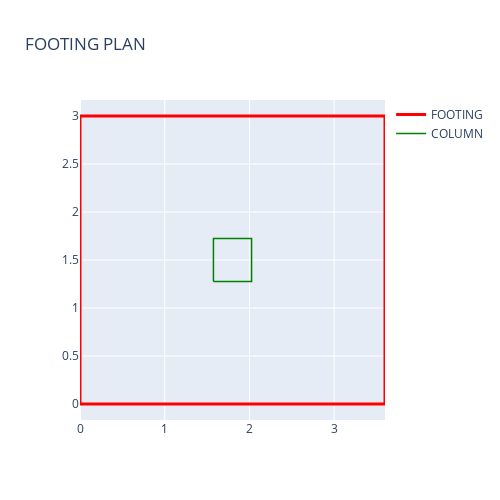

The cell this chart's notebook holds for it:
### Markdown cell above
#### Display the foundation geometry

### Code cell
fdn.plot_geometry()

### Figure 1 — Plotly figure (JSON) as saved in the notebook; plotly's stock layout.template omitted (floating-point values rounded to 4 significant figures)
{"data": [{"line": {"color": "red", "width": 3}, "mode": "lines", "name": "FOOTING", "type": "scatter", "x": [0, 3.6, 3.6, 0, 0], "y": [0, 0, 3, 3, 0]}, {"line": {"color": "green", "width": 1.5}, "mode": "lines", "name": "COLUMN", "type": "scatter", "x": [1.575, 2.025, 2.025, 1.575, 1.575], "y": [1.275, 1.275, 1.725, 1.725, 1.275]}], "layout": {"height": 500, "showlegend": true, "title": {"text": "FOOTING PLAN"}, "width": 500}}
